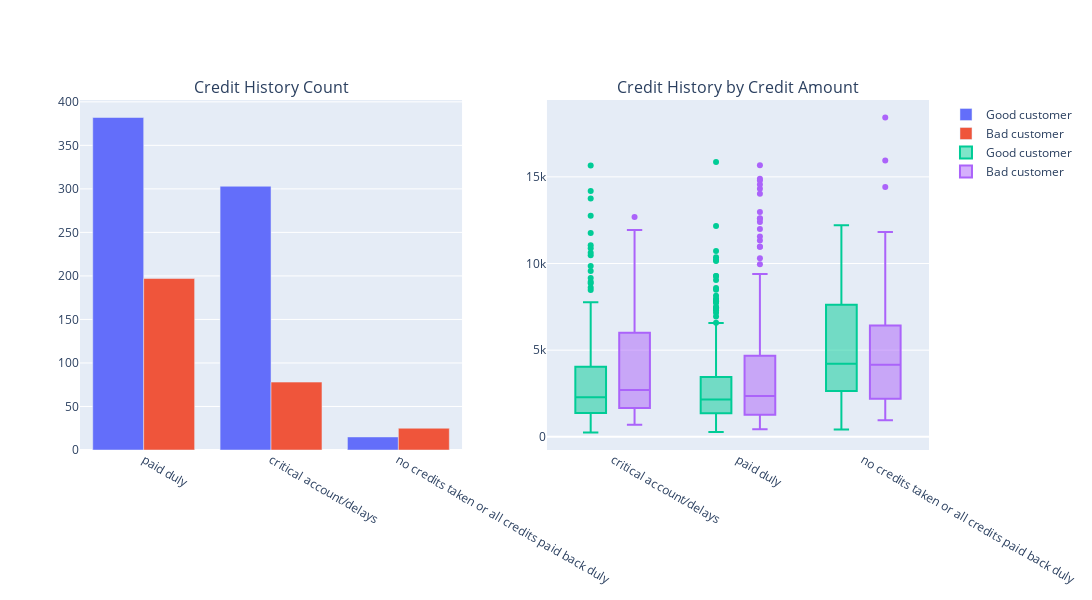

The notebook cell saved with this chart:
### Code cell
# it's a library that we work with plotly
import plotly.offline as py 
py.init_notebook_mode(connected=True) # this code, allow us to work with offline plotly version
import plotly.graph_objs as go # it's like "plt" of matplot
import plotly.tools as tls # It's useful to we get some tools of plotly
import warnings # This library will be used to ignore some warnings
from collections import Counter # To do counter of some features

#First plot
trace0 = go.Bar(
    x = df_data_specific[df_data_specific["Customer Type"]== '1']["Credit History"].value_counts().index.values,
    y = df_data_specific[df_data_specific["Customer Type"]== '1']["Credit History"].value_counts().values,
    name='Good customer'
)

#First plot 2
trace1 = go.Bar(
    x = df_data_specific[df_data_specific["Customer Type"]== '2']["Credit History"].value_counts().index.values,
    y = df_data_specific[df_data_specific["Customer Type"]== '2']["Credit History"].value_counts().values,
    name="Bad customer"
)

#Second plot
trace2 = go.Box(
    x = df_data_specific[df_data_specific["Customer Type"]== '1']["Credit History"],
    y = df_data_specific[df_data_specific["Customer Type"]== '1']["Credit Amount"],
    name=trace0.name
)

#Second plot 2
trace3 = go.Box(
    x = df_data_specific[df_data_specific["Customer Type"]== '2']["Credit History"],
    y = df_data_specific[df_data_specific["Customer Type"]== '2']["Credit Amount"],
    name=trace1.name
)

data = [trace0, trace1, trace2,trace3]


fig = tls.make_subplots(rows=1, cols=2, 
                        subplot_titles=('Credit History Count', 'Credit History by Credit Amount'))

fig.append_trace(trace0, 1, 1)
fig.append_trace(trace1, 1, 1)
fig.append_trace(trace2, 1, 2)
fig.append_trace(trace3, 1, 2)

fig['layout'].update(height=600, width=1200, boxmode='group')
py.iplot(fig, filename='credithistory-subplot')

### Figure 1 — Plotly figure (JSON) as saved in the notebook; plotly's stock layout.template omitted (floating-point values rounded to 4 significant figures; data arrays with more than 128 entries replaced by an {"elided": "..."} marker saying what was removed)
{"data": [{"name": "Good customer", "type": "bar", "x": ["paid duly", "critical account/delays", "no credits taken or all credits paid back duly"], "xaxis": "x", "y": [382, 303, 15], "yaxis": "y"}, {"name": "Bad customer", "type": "bar", "x": ["paid duly", "critical account/delays", "no credits taken or all credits paid back duly"], "xaxis": "x", "y": [197, 78, 25], "yaxis": "y"}, {"name": "Good customer", "type": "box", "x": {"elided": "700 str values"}, "xaxis": "x2", "y": {"elided": "700 str values"}, "yaxis": "y2"}, {"name": "Bad customer", "type": "box", "x": {"elided": "300 str values"}, "xaxis": "x2", "y": {"elided": "300 str values"}, "yaxis": "y2"}], "layout": {"annotations": [{"font": {"size": 16}, "showarrow": false, "text": "Credit History Count", "x": 0.225, "xanchor": "center", "xref": "paper", "y": 1, "yanchor": "bottom", "yref": "paper"}, {"font": {"size": 16}, "showarrow": false, "text": "Credit History by Credit Amount", "x": 0.775, "xanchor": "center", "xref": "paper", "y": 1, "yanchor": "bottom", "yref": "paper"}], "boxmode": "group", "height": 600, "width": 1200, "xaxis": {"anchor": "y", "domain": [0, 0.45]}, "xaxis2": {"anchor": "y2", "domain": [0.55, 1]}, "yaxis": {"anchor": "x", "domain": [0, 1]}, "yaxis2": {"anchor": "x2", "domain": [0, 1]}}}
